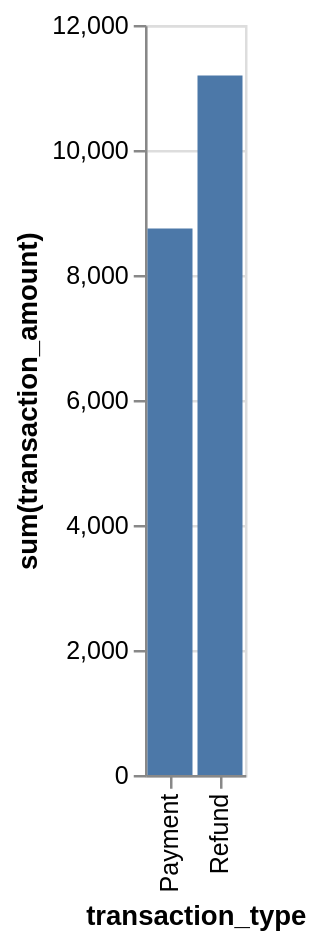

Vega-Lite specification for this chart:
### Vega-Lite specification from a JSON file in a GitHub repository (floating-point values rounded to 4 significant figures)
{"data": {"values": [{"x_data": "Payment", "y_data": 8743.0}, {"x_data": "Refund", "y_data": 11190.0}]}, "mark": "bar", "encoding": {"x": {"field": "x_data", "type": "nominal", "title": "transaction_type", "sort": "ascending"}, "y": {"field": "y_data", "type": "quantitative", "title": "sum(transaction_amount)"}}}
